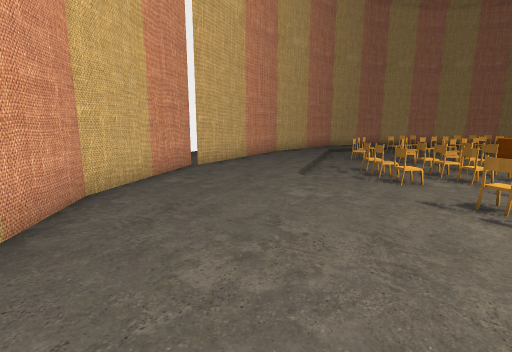
view 1 (above)

21 first-person views from a walk through a Unity game level. The camera is 1.4 m above the floor, tilts 10° down and sees 85° across. The floor is counted in squares, 1 m on a side. Each view is taken from the middle of a square. On the plan, view 1 faces up. The plan holds only what a view shows up to about 14 squares ahead; the rest is blank. The player character is not drawn. Some animated figures are left out.

view 2
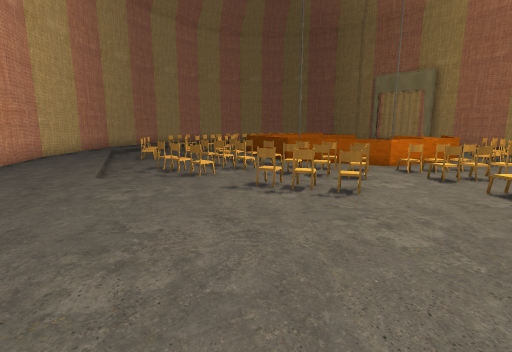

view 3
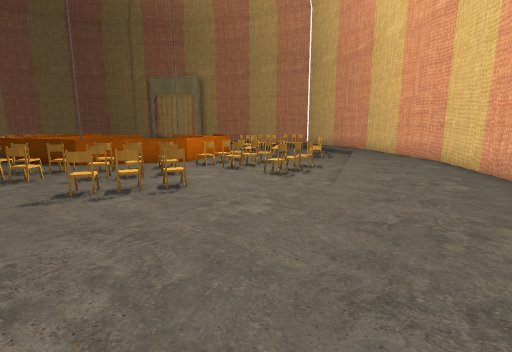

view 4
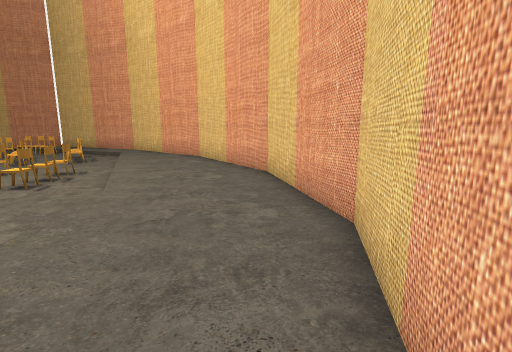

view 5
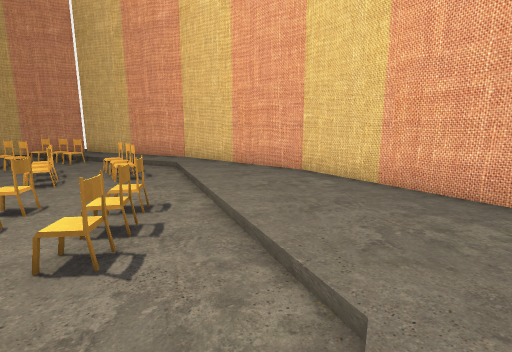

view 6
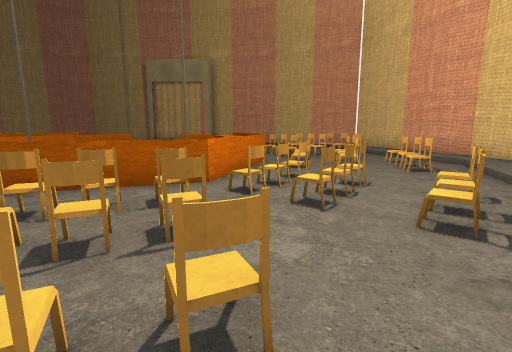

view 7
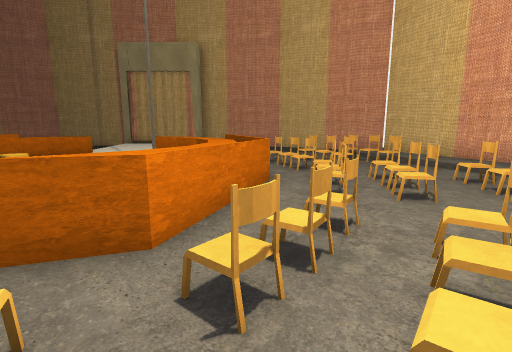

view 8
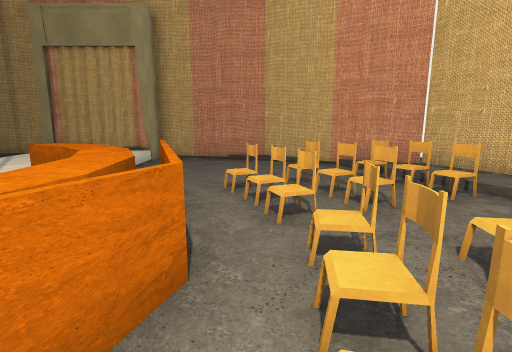

view 9
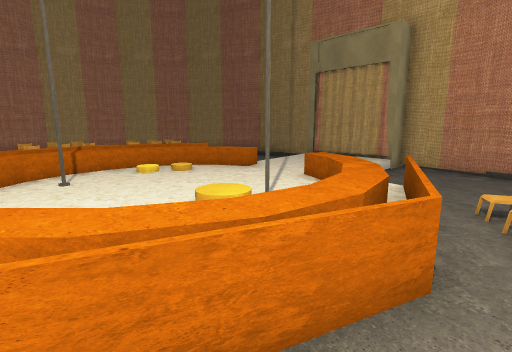

view 10
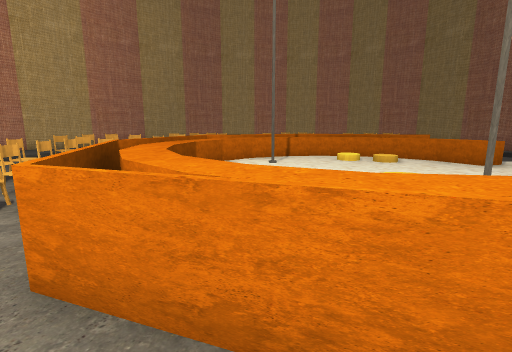

view 11
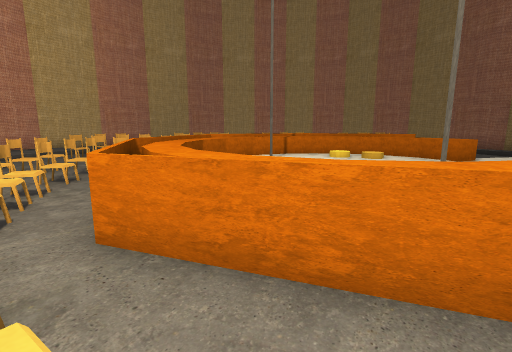

view 12
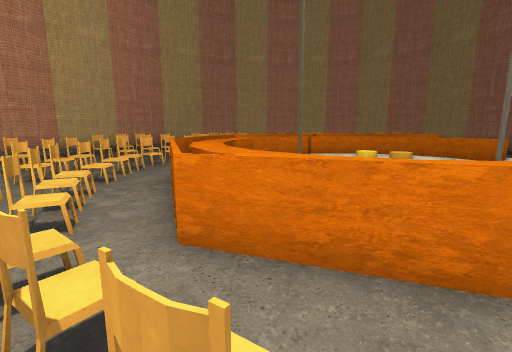

view 13
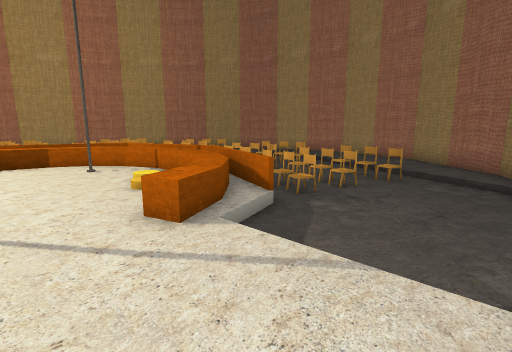

view 14
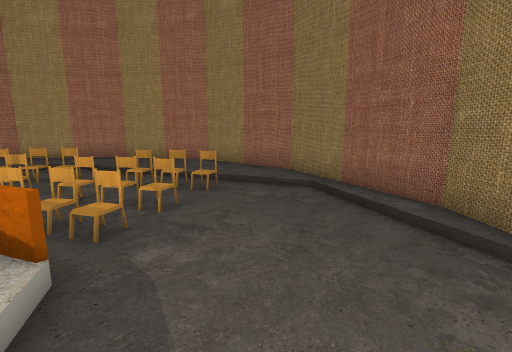

view 15
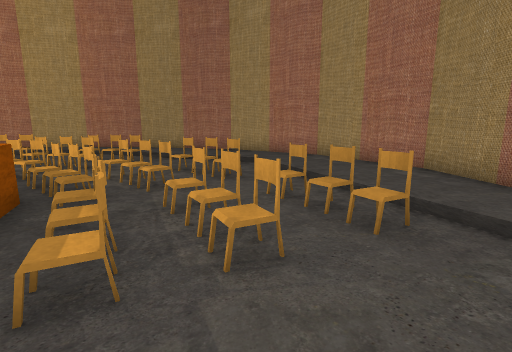

view 16
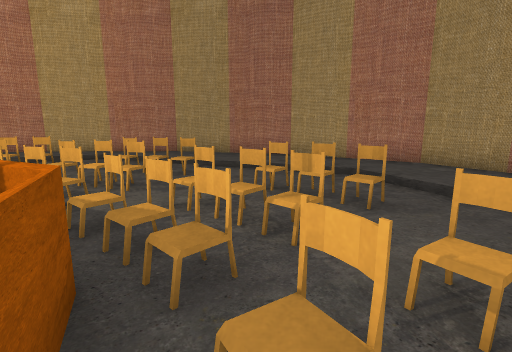

view 17
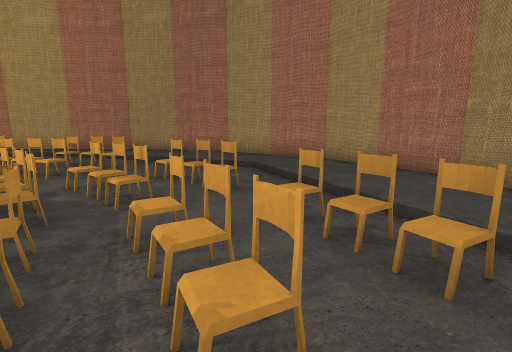

view 18
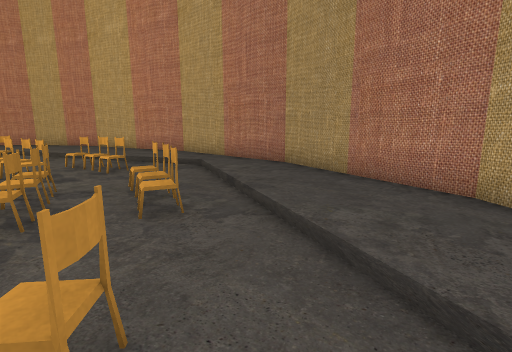

view 19
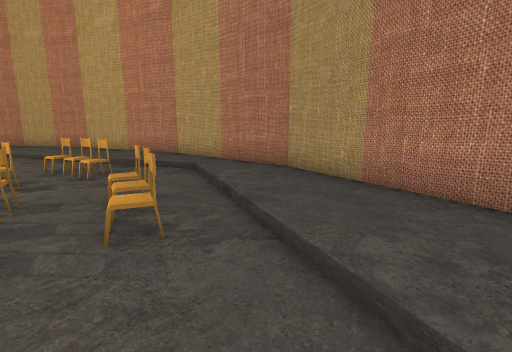

view 20
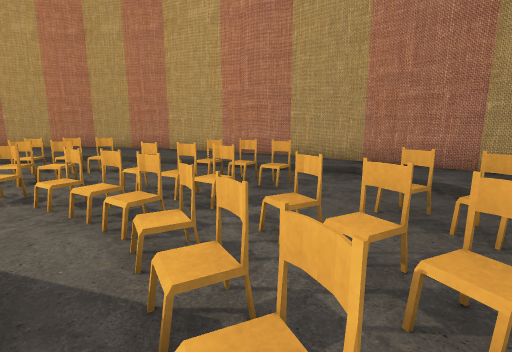

view 21
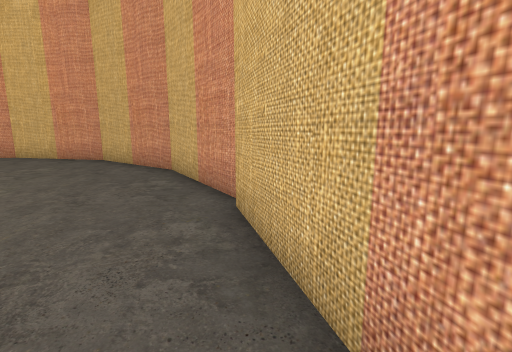

### Floor plan
Key: @ floor where view 1 was taken; # wall or solid block; . main floor; : floor 0.25 m higher than the main floor; + floor 0.5 m higher than the main floor; / step, stairs or slope; = window, fence, low wall or low ledge; ^ raised ledge; T thing the floor can be seen under or through; O other object.
Columns run from 4 left of view 1 to 26 right of it. Each row starts with its distance up from view 1.
 24               ##########
 23             ###::::::::###
 22           ###::::::::::::##
 21          ##::::://../:::::##
 20         ##::::/.......//:::##
 19        ##:://.#=..#O#.=/=/::#
 18       ##:/..TT=.......//#=./##
 17      ##::...TT T..#O#.=...../#
 16     ##::/....TTT......##=....##
 15     #:::.##....==.==.====..../#
 14    ##::/.#.##==#######......./#
 13    #:::/...#==###^^^^^^=......#
 12   ##:::....#=###^^::::^^......#
 11  ##:::/.......#^^#:://:^^....#
 10  #::::/.#.#.O.#^:::::::=^:+++#
  9  #::::......T T^:::::::::::+ #
  8  #::::..=.=.= T^::::::::::: +#
  7  #::::/.......T^: :::::=^   +#
  6 ##::::/....TTTT^^  O#::^^  ..##
  5 #::::::..#.TTTTT^^:  ^^^. ....#
  4 ##:::::/.#.#TT.T=^^^^^^=.....##
  3  #:::::/.=....=/..====.......#
  2  #::::::.....##=/.....==.....#
  1  #::::::/.....##..##===##....#
  0  ##:@::::...#.....## .##....##
 -1   ##:::::/..=#....##....=/.##
 -2    #::::::://....O.....##/:#
 -3    ##:::::::::/...##..//::##
 -4     ###::::::::://../:::###
 -5       ##::::::::::::::###
 -6        ######:::#######
 -7             #####

Where each view was taken, in squares from view 1:
view 1: 0 up, 0 right, facing up
view 2: 0 up, 1 left, facing up-right
view 3: 1 up, 2 left, facing right
view 4: 1 up, 2 left, facing down-right
view 5: 1 up, 4 right, facing down-right
view 6: 3 up, 4 right, facing right
view 7: 3 up, 8 right, facing right
view 8: 2 up, 13 right, facing right
view 9: 2 up, 12 right, facing up-right
view 10: 2 up, 13 right, facing up
view 11: 1 up, 13 right, facing up
view 12: 1 up, 12 right, facing up
view 13: 8 up, 24 right, facing up-left
view 14: 10 up, 22 right, facing up
view 15: 14 up, 22 right, facing up-left
view 16: 14 up, 18 right, facing up-left
view 17: 15 up, 21 right, facing up-left
view 18: 20 up, 15 right, facing left
view 19: 20 up, 14 right, facing left
view 20: 15 up, 13 right, facing left
view 21: 14 up, 1 right, facing down-left
